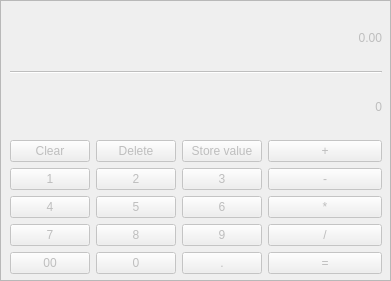
     <widget class="QFrame" name="frame_calculator">
      <property name="enabled">
       <bool>false</bool>
      </property>
      <property name="geometry">
       <rect>
        <x>710</x>
        <y>290</y>
        <width>391</width>
        <height>281</height>
       </rect>
      </property>
      <property name="frameShape">
       <enum>QFrame::StyledPanel</enum>
      </property>
      <property name="frameShadow">
       <enum>QFrame::Raised</enum>
      </property>
      <widget class="QWidget" name="verticalLayoutWidget_13">
       <property name="geometry">
        <rect>
         <x>10</x>
         <y>10</y>
         <width>372</width>
         <height>264</height>
        </rect>
       </property>
       <layout class="QVBoxLayout" name="verticalLayout_14">
        <item>
         <layout class="QHBoxLayout" name="horizontalLayout_38">
          <item>
           <layout class="QVBoxLayout" name="verticalLayout_7">
            <item>
             <widget class="QLabel" name="label_calc_result">
              <property name="text">
               <string>0.00</string>
              </property>
              <property name="alignment">
               <set>Qt::AlignRight|Qt::AlignTrailing|Qt::AlignVCenter</set>
              </property>
             </widget>
            </item>
            <item>
             <widget class="Line" name="line_11">
              <property name="orientation">
               <enum>Qt::Horizontal</enum>
              </property>
             </widget>
            </item>
            <item>
             <widget class="QLabel" name="label_calc_operation">
              <property name="text">
               <string>0</string>
              </property>
              <property name="alignment">
               <set>Qt::AlignRight|Qt::AlignTrailing|Qt::AlignVCenter</set>
              </property>
             </widget>
            </item>
           </layout>
          </item>
         </layout>
        </item>
        <item>
         <layout class="QHBoxLayout" name="horizontalLayout_37">
          <item>
           <layout class="QVBoxLayout" name="verticalLayout_6">
            <item>
             <layout class="QHBoxLayout" name="horizontalLayout_39">
              <item>
               <widget class="QPushButton" name="pushButton_calc_clear">
                <property name="text">
                 <string>Clear</string>
                </property>
               </widget>
              </item>
              <item>
               <widget class="QPushButton" name="pushButton_calc_delete">
                <property name="text">
                 <string>Delete</string>
                </property>
               </widget>
              </item>
              <item>
               <widget class="QPushButton" name="pushButton_calc_store_value">
                <property name="text">
                 <string>Store value</string>
                </property>
               </widget>
              </item>
             </layout>
            </item>
            <item>
             <layout class="QHBoxLayout" name="horizontalLayout_35">
              <item>
               <widget class="QPushButton" name="pushButton_calc_1">
                <property name="text">
                 <string>1</string>
                </property>
               </widget>
              </item>
              <item>
               <widget class="QPushButton" name="pushButton_calc_2">
                <property name="text">
                 <string>2</string>
                </property>
               </widget>
              </item>
              <item>
               <widget class="QPushButton" name="pushButton_calc_3">
                <property name="text">
                 <string>3</string>
                </property>
               </widget>
              </item>
             </layout>
            </item>
            <item>
             <layout class="QHBoxLayout" name="horizontalLayout_33">
              <item>
               <widget class="QPushButton" name="pushButton_calc_4">
                <property name="text">
                 <string>4</string>
                </property>
               </widget>
              </item>
              <item>
               <widget class="QPushButton" name="pushButton_calc_5">
                <property name="text">
                 <string>5</string>
                </property>
               </widget>
              </item>
              <item>
               <widget class="QPushButton" name="pushButton_calc_6">
                <property name="text">
                 <string>6</string>
                </property>
               </widget>
              </item>
             </layout>
            </item>
            <item>
             <layout class="QHBoxLayout" name="horizontalLayout_34">
              <item>
               <widget class="QPushButton" name="pushButton_calc_7">
                <property name="text">
                 <string>7</string>
                </property>
               </widget>
              </item>
              <item>
               <widget class="QPushButton" name="pushButton_calc_8">
                <property name="text">
                 <string>8</string>
                </property>
               </widget>
              </item>
              <item>
               <widget class="QPushButton" name="pushButton_calc_9">
                <property name="text">
                 <string>9</string>
                </property>
               </widget>
              </item>
             </layout>
            </item>
            <item>
             <layout class="QHBoxLayout" name="horizontalLayout_36">
              <item>
               <widget class="QPushButton" name="pushButton_calc_cents">
                <property name="text">
                 <string>00</string>
                </property>
               </widget>
              </item>
              <item>
               <widget class="QPushButton" name="pushButton_calc_0">
                <property name="text">
                 <string>0</string>
                </property>
               </widget>
              </item>
              <item>
               <widget class="QPushButton" name="pushButton_calc_float">
                <property name="text">
                 <string>.</string>
                </property>
               </widget>
              </item>
             </layout>
            </item>
           </layout>
          </item>
          <item>
           <layout class="QVBoxLayout" name="verticalLayout_13">
            <item>
             <widget class="QPushButton" name="pushButton_calc_plus">
              <property name="text">
               <string>+</string>
              </property>
             </widget>
            </item>
            <item>
             <widget class="QPushButton" name="pushButton_calc_minus">
              <property name="text">
               <string>-</string>
              </property>
             </widget>
            </item>
            <item>
             <widget class="QPushButton" name="pushButton_calc_multiply">
              <property name="text">
               <string>*</string>
              </property>
             </widget>
            </item>
            <item>
             <widget class="QPushButton" name="pushButton_calc_divide">
              <property name="text">
               <string>/</string>
              </property>
             </widget>
            </item>
            <item>
             <widget class="QPushButton" name="pushButton_calc_equal">
              <property name="text">
               <string>=</string>
              </property>
             </widget>
            </item>
           </layout>
          </item>
         </layout>
        </item>
       </layout>
      </widget>
     </widget>
